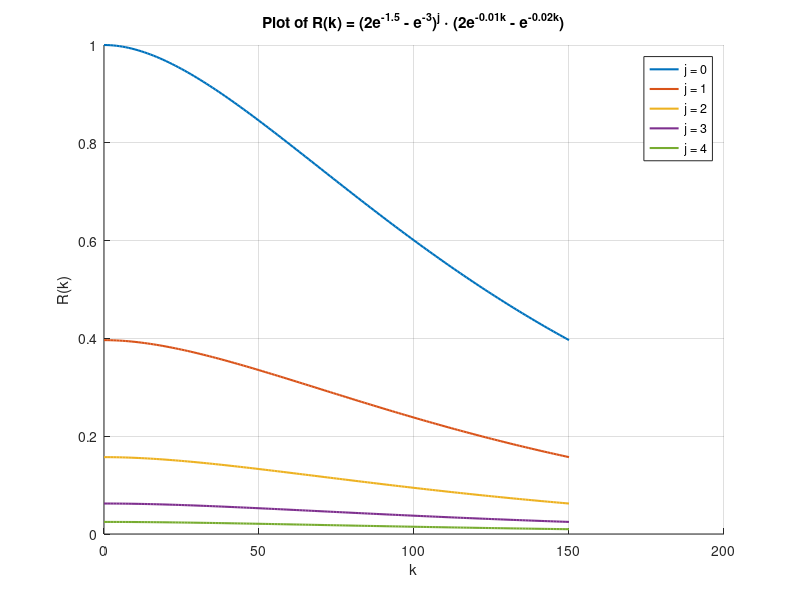

Reproduce this figure in MATLAB.
% Define the range of k
k = 0:150;

% Compute the constant term
C = 2*exp(-1.5) - exp(-3);

% Compute the k-dependent term
term_k = 2*exp(-0.01*k) - exp(-0.02*k);

% Define different values of j to plot
j_values = [0, 1, 2, 3, 4];  % You can modify these values

% Create a new figure
figure;
hold on;

% Plot R(k) for each j
for j = j_values
    R = (C^j) * term_k;
    plot(k, R, 'LineWidth', 1.5, 'DisplayName', ['j = ' num2str(j)]);
end

% Add labels and legend
xlabel('k');
ylabel('R(k)');
title('Plot of R(k) = (2e^{-1.5} - e^{-3})^j \cdot (2e^{-0.01k} - e^{-0.02k})');
legend('show');
grid on;
hold off;